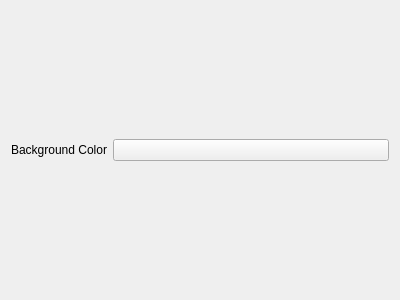
<?xml version="1.0" encoding="UTF-8"?>
<ui version="4.0">
 <class>ConfigPageSecond</class>
 <widget class="QWidget" name="ConfigPageSecond">
  <property name="geometry">
   <rect>
    <x>0</x>
    <y>0</y>
    <width>400</width>
    <height>300</height>
   </rect>
  </property>
  <property name="windowTitle">
   <string notr="true">ConfigPageSecond</string>
  </property>
  <layout class="QFormLayout" name="formLayout">
   <property name="formAlignment">
    <set>Qt::AlignLeading|Qt::AlignLeft|Qt::AlignVCenter</set>
   </property>
   <item row="0" column="0">
    <widget class="QLabel" name="label">
     <property name="text">
      <string>Background Color</string>
     </property>
    </widget>
   </item>
   <item row="0" column="1">
    <widget class="KColorButton" name="kcfg_backcolor"/>
   </item>
  </layout>
 </widget>
 <customwidgets>
  <customwidget>
   <class>KColorButton</class>
   <extends>QPushButton</extends>
   <header>kcolorbutton.h</header>
  </customwidget>
 </customwidgets>
 <resources/>
 <connections/>
</ui>
